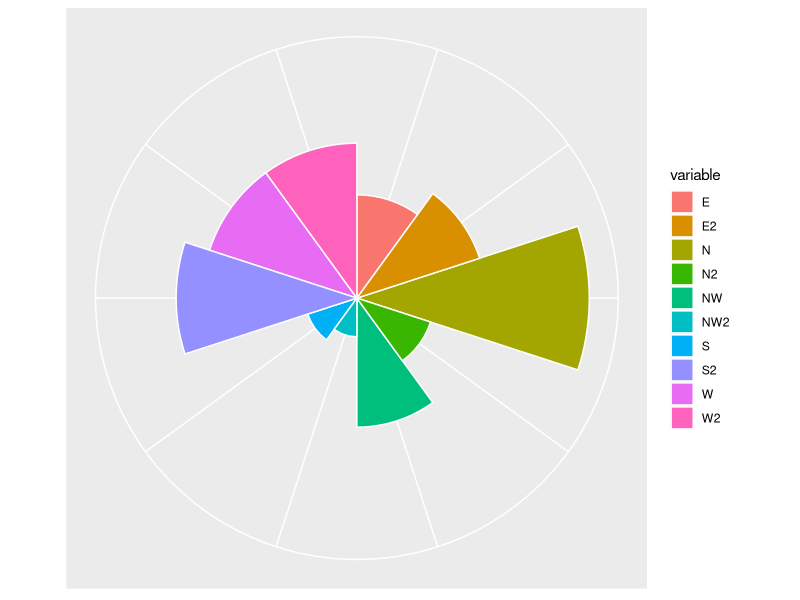

This chart was generated by the following R code:
require(ggplot2)

# function to compute standard error of mean

# set seed for reproducible results
set.seed(9876) 

# create toy data
variable = c('N', 'E', 'S', 'W', 'NW', 'N2', 'E2', 'S2', 'W2', 'NW2')
value = c(9, 4, 2, 6, 5, 3, 5, 7, 6, 1.5)

DF <- data.frame(variable, value)

plot <- ggplot(DF, aes(variable, value, fill = variable)) +
  geom_bar(width = 1, stat = "identity", color = "white") +
  scale_y_continuous(breaks = 0:nlevels(DF$variable)) +
  theme_gray() +
  theme(axis.ticks = element_blank(),
        axis.text = element_blank(),
        axis.title = element_blank(),
        axis.line = element_blank())
# plot 

plot + coord_polar() 





##===========================================================
# library(plotly)

# r = c(77.5, 72.5, 70, 45, 22.5)
# t = c('N', 'E', 'S', 'W', 'NW')
# nms <- c('11-14 m/s', '11-14 m/s', '11-14 m/s', '11-14 m/s', '11-14 m/s')
# test_data_frame = data.frame(r,t,nms)
# test_data_frame

# wind_2 <- wind[c(1:5),]
# wind_2
# polar Area chart
# p <- plot_ly(test_data_frame, r = ~r, t = ~t) %>% add_area(color = ~nms)
# p <- plot_ly(wind_2, r = ~r, t = ~t) %>% add_area(color = ~nms)
#   layout(p, radialaxis = list(ticksuffix = "%"), orientation = 270)